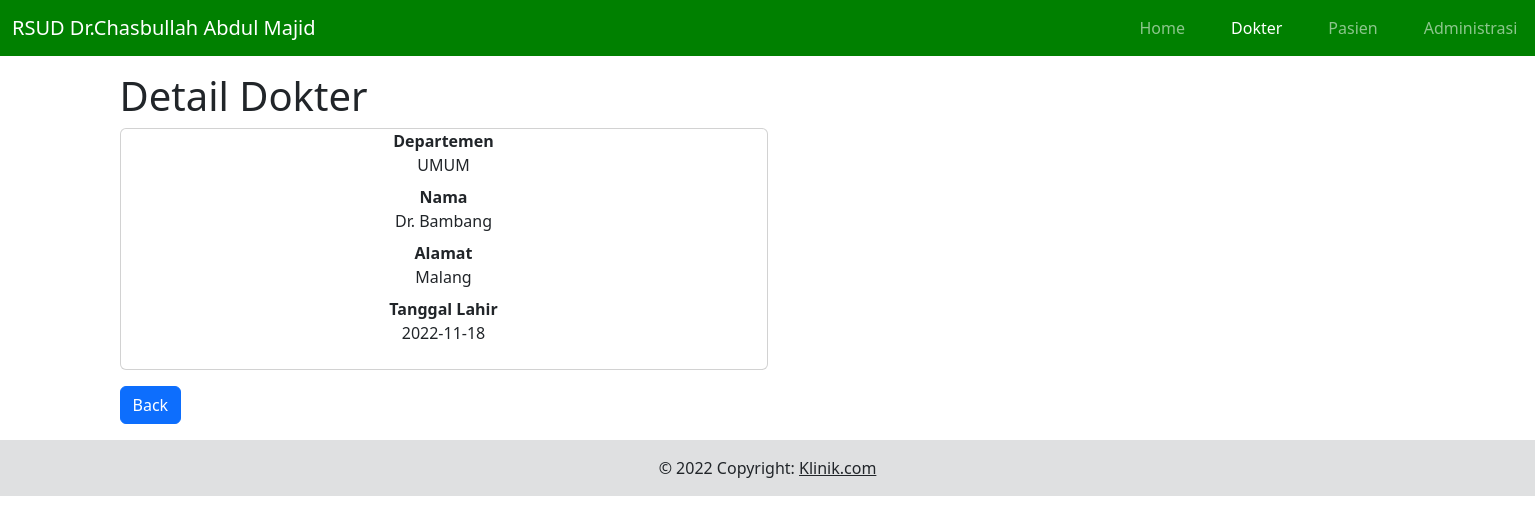
Page /dokter/detail/24614f36689 on the committed database.
### tables this page shows
CREATE TABLE `tabel_dokter` (
  `ID_Dokter` char(11) NOT NULL,
  `ID_Departemen` varchar(255) NOT NULL,
  `Nama` varchar(255) NOT NULL,
  `Alamat` text NOT NULL,
  `Tgl_Lahir` date NOT NULL
);

### application/controllers/Base_Controller.php (called while the page is built, shortened)
<?php
abstract class Base_Controller extends CI_Controller {
    protected $context = null;
    public function __construct(){
        $this->load->model("{$this->context}_model",$this->context);
    }
    function detail(){
        $id = $this->uri->segment(3);
        $data = $this->{$this->context}->find_by_id($id);
        $this->load->view("{$this->context}/detail",$data);
    }
}

### index.php (called while the page is built, shortened)
<?php
require_once BASEPATH.'core/CodeIgniter.php';

### application/models/Base_model.php (called while the page is built, shortened)
<?php
class Base_model extends CI_Model{
    protected $table = null;
    public function find_by_id($ID_Dokter){
        return $this->db->get_where($this->table,['ID_Dokter' => $ID_Dokter])->row_array();
    }
}

### application/views/dokter/detail.php (the view)
<?php
include APPPATH . 'views/fragment/header.php';
include APPPATH . 'views/fragment/menu.php';
?>
<h1>Detail Dokter</h1>
<div class="card text-center w-50 mb-3">
  <dl>
    <dt>Departemen</dt>
    <dd><?= $ID_Departemen ?></dd>
    <dt>Nama</dt>
    <dd><?= $Nama ?></dd>
    <dt>Alamat</dt>
    <dd><?= $Alamat ?></dd>
    <dt>Tanggal Lahir</dt>
    <dd><?= $Tgl_Lahir ?></dd>
  </dl>
</div>
<a href='#' onclick="history.back()" class="btn btn-primary mb-3">Back</a>
<?php
include APPPATH . 'views/fragment/footer.php';
?>

### rows in the picture
tabel_dokter: ID_Departemen "UMUM", Nama "Dr. Bambang", Alamat "Malang", Tgl_Lahir "2022-11-18"
